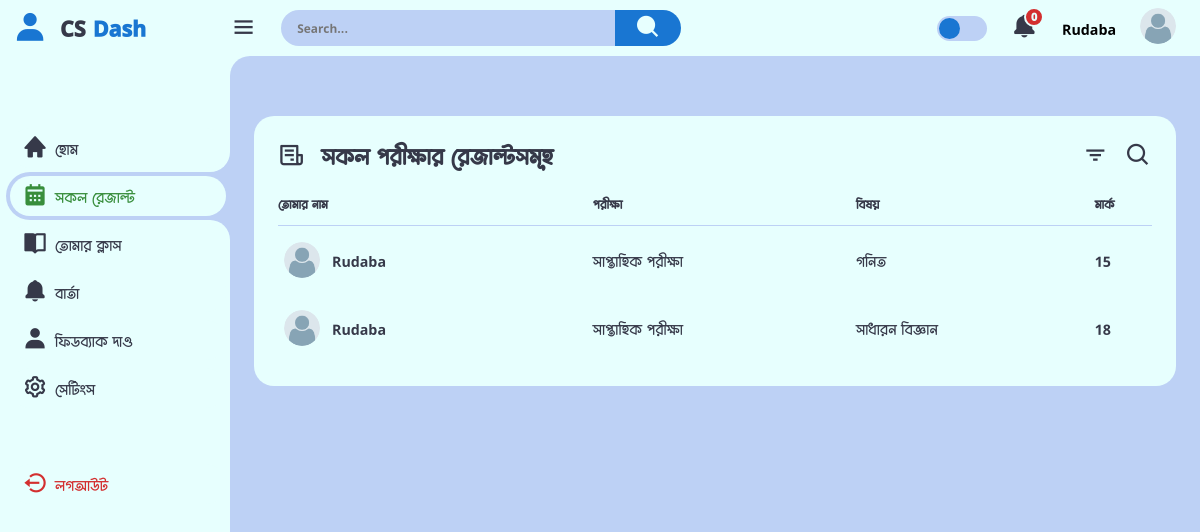
/student_dashboard/result (signed in), run on an earlier commit of the app's database.
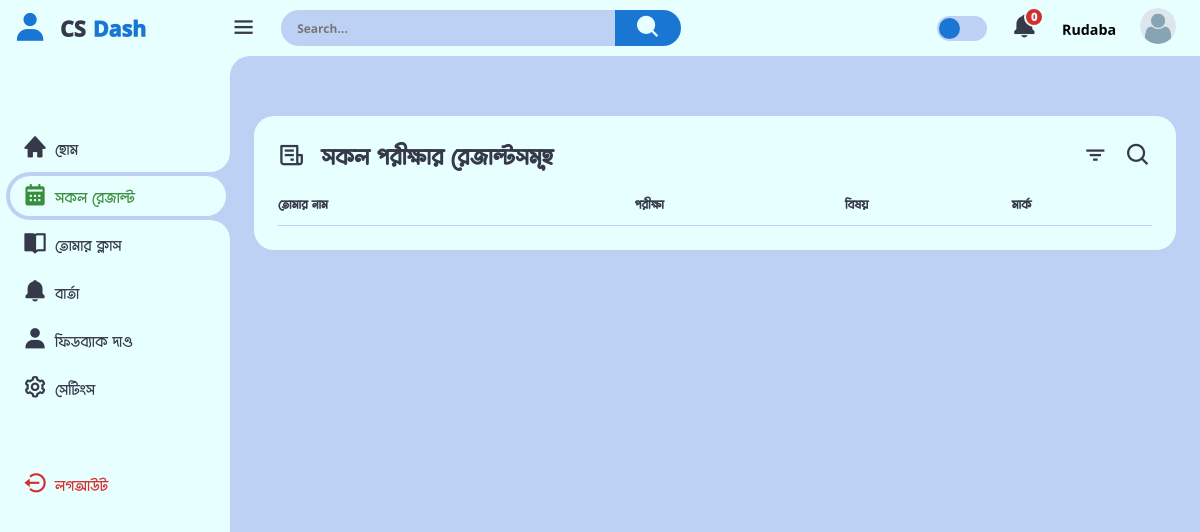
And on a later commit of the database.
### users/models.py (models this page shows, shortened)
class MarksOfStudent(models.Model):
    batch = models.ForeignKey(Batch, on_delete=models.CASCADE)
    std = models.ForeignKey(Student, on_delete=models.CASCADE)
    student_id = models.IntegerField()  # Renamed the field to student_id
    subject = models.CharField(max_length=150)
    exam_type = models.ForeignKey(CreateExam, null=True, blank=True, on_delete=models.CASCADE)
    mark = models.IntegerField()
    class Meta:
        verbose_name_plural = "শিক্ষার্থীদের মার্কস"

class Student(models.Model):
    user = models.OneToOneField(CustomUser, on_delete=models.CASCADE)
    basic_step_of_reg = models.BooleanField(default=False)
    choose_subjects = models.BooleanField(default=False)
    s_approval = models.BooleanField(default=False)
    guardian_phone_is_verified = models.BooleanField(default=False)
    s_name = models.CharField(max_length=170, null=True, blank=True)
    shift = models.ForeignKey(Shift, on_delete=models.CASCADE, null=True, blank=True)
    batch = models.ForeignKey(Batch, on_delete=models.CASCADE, null=True, blank=True)
    profile_pic = models.ImageField( upload_to="student", default='avatar.png')
    class_subjects = models.ForeignKey(ClassWithSubject, on_delete=models.CASCADE, null=True, blank=True )
    s_id = models.IntegerField(null=True, blank=True)
    guardian_phone = models.CharField(max_length=15)
    your_subjects = MultiSelectField(max_length=170, null=True, blank=True)
    s_phone = models.CharField(max_length=15, blank=True, null=True)
    guardian_email = models.EmailField(max_length=100, blank=True, null=True)
    created_at = models.DateTimeField(auto_now_add=True)
    updated_at = models.DateTimeField(auto_now=True)
    def __init__(self, *args, **kwargs):
        super(Student, self).__init__(*args, **kwargs)
        if self.class_subjects:
            self._meta.get_field('your_subjects').choices = [
                (subject.name.lower(), subject.name) for subject in self.class_subjects.subjects.all()
            ]
        else:
            self._meta.get_field('your_subjects').choices = [
                ('math', 'math')
            ]
    def __str__(self):
        if self.s_name:
            return self.s_name
        else:
            return f"STUDENT ID - {self.s_id}"
    class Meta:
        verbose_name_plural = "ইউজার ( শিক্ষার্থী )"

class CreateExam(models.Model):
    exam_name = models.CharField(max_length=150)
    out_of = models.IntegerField(default=100)
    def __str__(self):
        return self.exam_name
    class Meta:
        verbose_name_plural = "পরীক্ষা তৈরি করুন"

### home/views.py (the view, shortened to what this page needs)
# urls.py: path('student_dashboard/<str:page>', student_dashb, name="student_dashb"),
@login_required
def student_dashb(request, page=None):
    if request.user.role == 'student':
        if page == 'feedback':
            return render(request, 'student/dash_feedback.html')
        elif page == 'message':
            all_msg = MessageForStudent.objects.filter(message_for = request.user.student).order_by('-upload_at', 'visited')
            context = {
                'all_message':all_msg,
            }
            return render(request, 'student/dash_message.html', context)
        elif page == 'settings':
            return edit_profile(request)
        elif page == 'hw':
            hw = {1:"New hw added 2023"}
            context = {'hw':hw}
            return render(request, 'student/hw.html', context)
        elif page == 'sheet':
            sheet = {'title':"New note of chapter 3"}
            context = {'hw':sheet}
            return render(request, 'student/sheets.html', context)
        elif page == 'change_password':
            return change_password(request)
        elif page == 'result':
            mark = MarksOfStudent.objects.filter(student_id = request.user.student.s_id)
            return render(request, 'student/dash_result.html', context={'marks':mark})
        else:
            return render(request, 'student/dash_home.html')
    else:
        return render(request, 'main/404.html')

### home/public.py (called while the page is built, shortened)
def common_data(request):
    try:
        if request.user.role == "student":
            try:
                unviewed_msg_std = MessageForStudent.objects.filter(message_for = request.user.student, visited = False).count()
            except:
                unviewed_msg_std = 0
            context = {
                'unviewed_msg_std' : unviewed_msg_std,
            }
        else:
            context={}
    except:
        context = {}
    return context

### templates/student/dash_result.html
{% extends 'student/dash_base.html' %}
{% block content %}
<div class="bottom-data">
    <div class="orders">
        <div class="header">
            <i class='bx bx-receipt'></i>
            <h3>সকল পরীক্ষার রেজাল্টসমূহ</h3>
            <i class='bx bx-filter'></i>
            <i class='bx bx-search'></i>
        </div>
        <table>
            <thead>
                <tr>
                    <th>তোমার নাম </th>
                    <th>পরীক্ষা</th>
                    <th>বিষয়</th>
                    <th>মার্ক</th>
                </tr>
            </thead>
            <tbody>
                {% for m in marks %}
                <tr>
                    <td>
                        <img src="{{m.std.profile_pic.url}}">
                        <p>{{m.std}}</p>
                    </td>
                    <td>{{m.exam_type}}</td>
                    <td>{{m.subject}}</td>
                    <td>{{m.mark}}</td>
                </tr>
                {% endfor %}
            </tbody>
        </table>
    </div>
</div>
{% endblock content %}

What changed in the data, as far as the page shows it:
removed MarksOfStudent: std.profile_pic (picture), std "Rudaba", exam_type "সাপ্তাহিক পরীক্ষা", subject "গনিত", mark "15"
removed MarksOfStudent: std.profile_pic (picture), std "Rudaba", exam_type "সাপ্তাহিক পরীক্ষা", subject "সাধারন বিজ্ঞান", mark "18"
